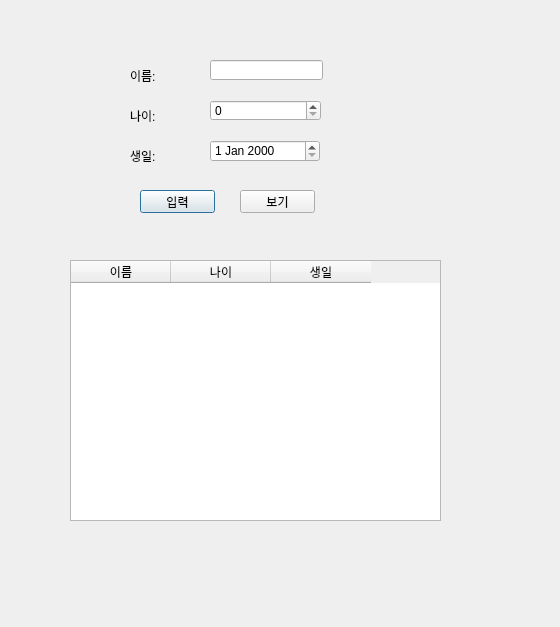
<?xml version="1.0" encoding="UTF-8"?>
<ui version="4.0">
 <class>Dialog</class>
 <widget class="QDialog" name="Dialog">
  <property name="geometry">
   <rect>
    <x>0</x>
    <y>0</y>
    <width>560</width>
    <height>627</height>
   </rect>
  </property>
  <property name="windowTitle">
   <string>Dialog</string>
  </property>
  <widget class="QLabel" name="label">
   <property name="geometry">
    <rect>
     <x>130</x>
     <y>70</y>
     <width>56</width>
     <height>12</height>
    </rect>
   </property>
   <property name="text">
    <string>이름:</string>
   </property>
  </widget>
  <widget class="QLabel" name="label_2">
   <property name="geometry">
    <rect>
     <x>130</x>
     <y>110</y>
     <width>56</width>
     <height>12</height>
    </rect>
   </property>
   <property name="text">
    <string>나이:</string>
   </property>
  </widget>
  <widget class="QLabel" name="label_3">
   <property name="geometry">
    <rect>
     <x>130</x>
     <y>150</y>
     <width>56</width>
     <height>12</height>
    </rect>
   </property>
   <property name="text">
    <string>생일:</string>
   </property>
  </widget>
  <widget class="QLineEdit" name="lineEdit">
   <property name="geometry">
    <rect>
     <x>210</x>
     <y>60</y>
     <width>113</width>
     <height>20</height>
    </rect>
   </property>
  </widget>
  <widget class="QSpinBox" name="spinBox">
   <property name="geometry">
    <rect>
     <x>210</x>
     <y>100</y>
     <width>111</width>
     <height>21</height>
    </rect>
   </property>
  </widget>
  <widget class="QDateEdit" name="dateEdit">
   <property name="geometry">
    <rect>
     <x>210</x>
     <y>140</y>
     <width>110</width>
     <height>22</height>
    </rect>
   </property>
  </widget>
  <widget class="QPushButton" name="pushButtonInput">
   <property name="geometry">
    <rect>
     <x>140</x>
     <y>190</y>
     <width>75</width>
     <height>23</height>
    </rect>
   </property>
   <property name="text">
    <string>입력</string>
   </property>
  </widget>
  <widget class="QPushButton" name="pushButtonShow">
   <property name="geometry">
    <rect>
     <x>240</x>
     <y>190</y>
     <width>75</width>
     <height>23</height>
    </rect>
   </property>
   <property name="text">
    <string>보기</string>
   </property>
  </widget>
  <widget class="QTableWidget" name="tableWidgetResult">
   <property name="geometry">
    <rect>
     <x>70</x>
     <y>260</y>
     <width>371</width>
     <height>261</height>
    </rect>
   </property>
   <column>
    <property name="text">
     <string>이름</string>
    </property>
   </column>
   <column>
    <property name="text">
     <string>나이</string>
    </property>
   </column>
   <column>
    <property name="text">
     <string>생일</string>
    </property>
   </column>
  </widget>
 </widget>
 <resources/>
 <connections/>
</ui>
